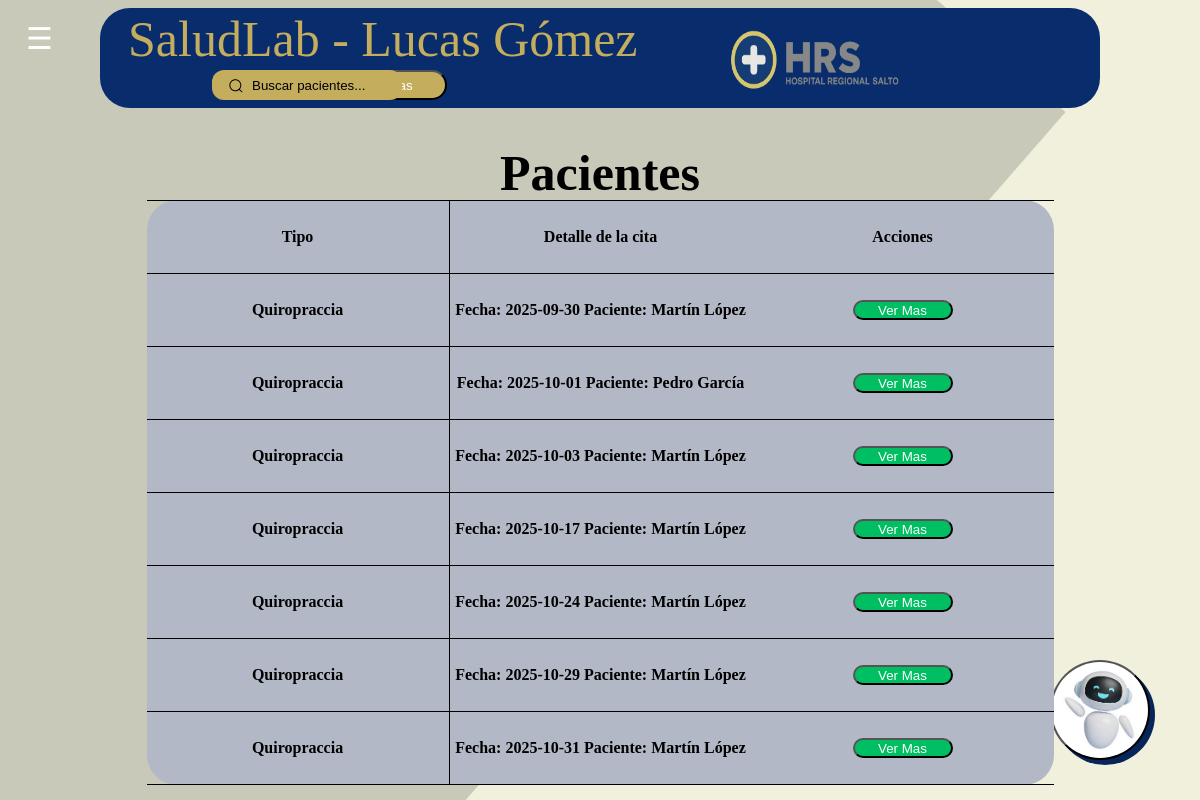
Page /Doctores/BuscarPac.php (signed in) on the committed database.
### tables this page shows
CREATE TABLE `doctor` (
  `Cedula_D` int(11) NOT NULL,
  `Nombre_D` varchar(50) DEFAULT NULL,
  `Correo` varchar(50) DEFAULT NULL,
  `His_med` varchar(1000) DEFAULT NULL,
  `Tel` varchar(15) DEFAULT NULL,
  `Contraseña_D` varchar(10) DEFAULT NULL,
  `ID_Administrador` int(11) DEFAULT NULL,
  `Usuario_D` varchar(50) DEFAULT NULL
);

CREATE TABLE `consulta` (
  `ID_Consulta` int(11) NOT NULL,
  `Cedula_D` int(11) NOT NULL,
  `ID_Especialidad` int(11) NOT NULL,
  `Fecha_Consulta` date NOT NULL,
  `Horario` time NOT NULL,
  `Cedula_P` int(11) DEFAULT NULL,
  `Estado` enum('Disponible','Ocupado','Cancelado') NOT NULL DEFAULT 'Disponible'
);

CREATE TABLE `especialidad` (
  `ID_Especialidad` int(11) NOT NULL,
  `Nom_Especialidad` varchar(100) DEFAULT NULL,
  `Cedula_D` int(11) DEFAULT NULL,
  `Descripcion` varchar(1000) DEFAULT NULL,
  `Fecha_Esp` date DEFAULT NULL
);

CREATE TABLE `paciente` (
  `Cedula_P` int(11) NOT NULL,
  `Nombre_P` varchar(100) DEFAULT NULL,
  `Fecha_Nac` date DEFAULT NULL,
  `Sexo` varchar(10) DEFAULT NULL,
  `Correo` varchar(50) DEFAULT NULL,
  `His_med` varchar(1000) DEFAULT NULL,
  `Tel` varchar(15) DEFAULT NULL,
  `Contraseña_P` varchar(10) DEFAULT NULL,
  `Usuario_P` varchar(50) DEFAULT NULL
);

### Doctores/BuscarPac.php (the view, shortened to what this page needs)
<?php
include '../Base de datos/Conexion.php';
$usuario_sesion = $_SESSION['usuario'];
$stmt = $conn->prepare("SELECT Cedula_D, Nombre_D FROM doctor WHERE Usuario_D=?");
$stmt->bind_param("s", $usuario_sesion);
$stmt->execute();
$result = $stmt->get_result();
if ($result->num_rows === 1) {
    $row = $result->fetch_assoc();
    $cedula_doctor = $row['Cedula_D'];
    $nombre_doctor = $row['Nombre_D'];
} else {
    die("Error: médico no encontrado.");
}
$sql = "SELECT
            c.ID_Consulta AS Numero,
            c.Fecha_Consulta AS Fecha,
            e.Nom_Especialidad AS Especialidad,
            p.Nombre_P AS Paciente,
            c.Estado
        FROM consulta c
        INNER JOIN especialidad e ON c.ID_Especialidad = e.ID_Especialidad
        INNER JOIN paciente p ON c.Cedula_P = p.Cedula_P
        WHERE c.Cedula_D = ?
        ORDER BY c.Fecha_Consulta ASC, c.Horario ASC";
$stmt = $conn->prepare($sql);
$stmt->bind_param("i", $cedula_doctor);
$stmt->execute();
$consultas = $stmt->get_result();
?>
<!DOCTYPE html>
<html lang="es">
<head>
<link rel="stylesheet" href="Estilomedico.css">
</head>
<body>
<button class="hamburger" onclick="toggleMenu()">☰</button>
<button class="Robot"></button>
<div class="superior">
    <button class="anterior2" onclick="location.href='Pag_Medico.php'">Atras</button>
    <div class="group">
        <input id="query" class="input" type="search" placeholder="Buscar pacientes..." name="searchbar" onkeyup="filtrarTabla()"/>
    </div>
    <p class="Texto">SaludLab - <?php echo htmlspecialchars($nombre_doctor); ?></p>
    <img src="../Imagenes/logohospital.png" alt="logo" class="logo">
</div>
<h1 class="Cita">Pacientes</h1>
<div class="tablas">
    <div class="estilos">
        <table id="tablaCitas">
            <tr>
                <th class="lateral">Tipo</th>
                <th>Detalle de la cita</th>
                <th class="asistencia">Acciones</th>
            </tr>
            <?php if ($consultas->num_rows > 0): ?>
                <?php while ($cita = $consultas->fetch_assoc()): ?>
                    <tr>
                        <th class="lateral"><?php echo htmlspecialchars($cita['Especialidad']); ?></th>
                        <th>
                            Fecha: <?php echo htmlspecialchars($cita['Fecha']); ?>
                            Paciente: <?php echo htmlspecialchars($cita['Paciente']); ?>
                        </th>
                        <th class="asistencia">
                            <button class="Atender" onclick="location.href='VerMas.php?id=<?php echo $cita['Numero']; ?>'">Ver Mas</button>
                        </th>
                    </tr>
                <?php endwhile; ?>
            <?php else: ?>
                <tr>
                    <td colspan="3">No hay citas registradas.</td>
                </tr>
            <?php endif; ?>
        </table>
    </div>
</div>
</body>
</html>

### Doctores/Estilomedico.css (style rules this page uses)
body { align-items: center; text-align: center; justify-content: center; display: flex; background-image: url(../Imagenes/Inicio.png); background-size: cover; background-repeat: no-repeat; background-position: center; background-attachment: fixed; }
.Atender { color: white; width: 100px; height: 20px; background-color:#00bf63; border-radius:10px; }
.superior { display: flex; background-color: #082c6c; height: 100px; width: 1000px; border-radius: 30px; }
.logo { position: absolute; height: 60px; width: 170px; right:300px; top :30px; }
p { font-size: 30px; position: absolute; }
.tablas { display: flex; position: absolute; top: 200px; background-color:#b2b8c5; border-radius: 30px; border-collapse: collapse; }
.Cita { font-family: 'OpenSans'; top: 110px; font-size: 50px; position: absolute; }
tr, th { width: 300px; height: 70px; border: 1px solid black; border-left: none; border-right: none; }
.lateral { border: 1px solid black; border-left: none; border-bottom: none; border-top: none; }
.Texto { font-size: 50px; color: #c4ad5c; position: absolute; top: -40px; margin-left: 28px; }
table { border-collapse: collapse; }
.Robot { background-image: url(../Imagenes/images.jpeg); border-radius: 50px; height: 100px; width: 100px; background-size: cover; background-repeat: no-repeat; background-position: center; position: absolute; right: 50px; bottom: 40px; box-shadow: 5px 5px #072558; }
.group { line-height: 28px; align-items: center; position: absolute; max-width: 190px; top: 70px; left: 212px; }
.input { font-family: "Montserrat", sans-serif; width: 100%; height: 30px; padding-left: 2.5rem; border: 0; border-radius: 12px; background-color: #c4ad5c; outline: none; color: #000000; transition: all 0.25s cubic-bezier(0.19, 1, 0.22, 1); cursor: text; z-index: 0; }
.input::placeholder { color: #000000; }
.hamburger { font-size: 30px; background: none; border: none; color: white; cursor: pointer; position: absolute; top: 20px; left: 20px; z-index: 1001; }
.anterior2 { color: white; margin-left: 247px; top: 70px; position: absolute; height: 30px; width: 100px; border-radius: 30px; cursor: pointer; background-color: #c4ad5c; transition: backgroud-color 0.3s ease; }

### rows in the picture
doctor: Nombre_D "Lucas Gómez"
consulta: ID_Especialidad.Nom_Especialidad "Quiropraccia", Fecha_Consulta "2025-09-30", Cedula_P.Nombre_P "Martín López"
consulta: ID_Especialidad.Nom_Especialidad "Quiropraccia", Fecha_Consulta "2025-10-01", Cedula_P.Nombre_P "Pedro García"
consulta: ID_Especialidad.Nom_Especialidad "Quiropraccia", Fecha_Consulta "2025-10-03", Cedula_P.Nombre_P "Martín López"
consulta: ID_Especialidad.Nom_Especialidad "Quiropraccia", Fecha_Consulta "2025-10-17", Cedula_P.Nombre_P "Martín López"
consulta: ID_Especialidad.Nom_Especialidad "Quiropraccia", Fecha_Consulta "2025-10-24", Cedula_P.Nombre_P "Martín López"
consulta: ID_Especialidad.Nom_Especialidad "Quiropraccia", Fecha_Consulta "2025-10-29", Cedula_P.Nombre_P "Martín López"
consulta: ID_Especialidad.Nom_Especialidad "Quiropraccia", Fecha_Consulta "2025-10-31", Cedula_P.Nombre_P "Martín López"
